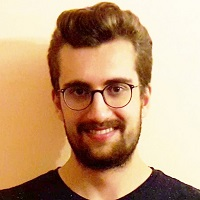
#> input picture Vize Öncesi Ödev 24 Kasım/Onur.jpg, 200 x 200 px
$ jupyter execute '3.Negatifini alma.ipynb'
#> lines starting #> are read from the running program, lines starting #| are printed output that depends on the picture
[cell 1]
import cv2
import numpy as np

img = cv2.imread('Onur.jpg',0)
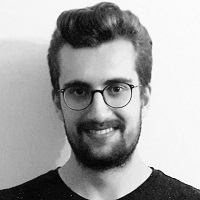
#> img: shape (200, 200); min 0, max 255, mean 165
img_neg = 255 - img
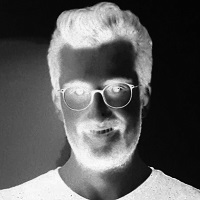
#> img_neg: shape (200, 200); min 0, max 255, mean 90
cv2.imshow("original - negative", np.hstack((img,img_neg)))
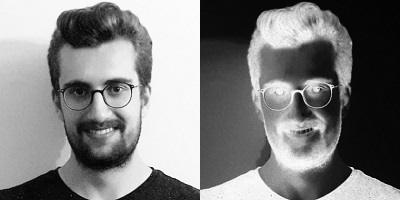
#> window 'original - negative': shape (200, 400); min 0, max 255, mean 127.5
cv2.waitKey(0)
